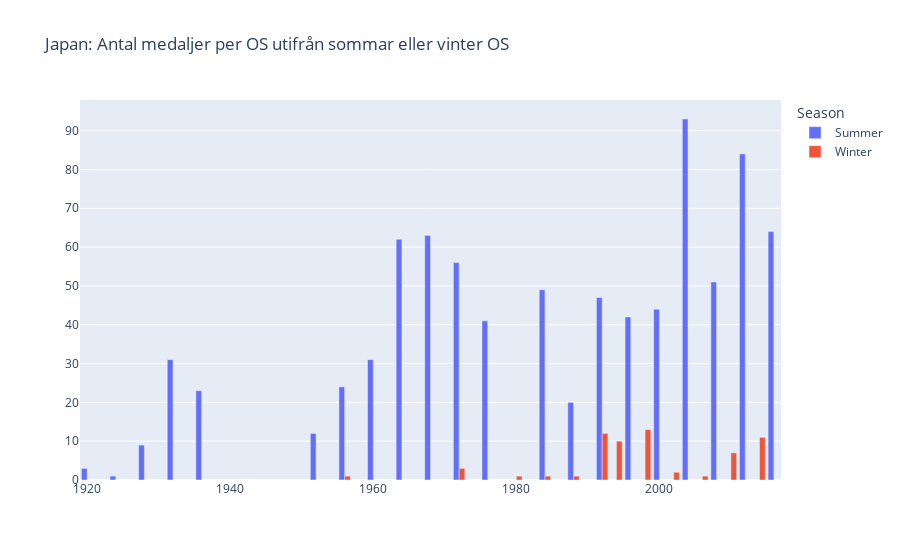

Notebook source saved alongside this figure:
### Markdown cell above
Japans antal medaljer per OS, uppdelat på vinter och sommar

### Code cell
medals_per_games = (
    jpn_medals.groupby(["Year", "Season"])
    .size()
    .reset_index(name="Antal medaljer")
    .sort_values(["Year", "Season"])
)

fig = px.bar(
    medals_per_games,
    x="Year",
    y="Antal medaljer",
    color="Season",
    barmode="group",
    title="Japan: Antal medaljer per OS utifrån sommar eller vinter OS"
)

fig.update_layout(
    xaxis_title=None,
    yaxis_title=None
)

fig.show()

### Figure 1 — Plotly figure (JSON) as saved in the notebook; plotly's stock layout.template omitted (floating-point values rounded to 4 significant figures)
{"data": [{"alignmentgroup": "True", "hovertemplate": "Season=Summer<br>Year=%{x}<br>Antal medaljer=%{y}<extra></extra>", "legendgroup": "Summer", "marker": {"color": "#636efa", "pattern": {"shape": ""}}, "name": "Summer", "offsetgroup": "Summer", "orientation": "v", "showlegend": true, "textposition": "auto", "type": "bar", "x": [1920, 1924, 1928, 1932, 1936, 1952, 1956, 1960, 1964, 1968, 1972, 1976, 1984, 1988, 1992, 1996, 2000, 2004, 2008, 2012, 2016], "xaxis": "x", "y": [3, 1, 9, 31, 23, 12, 24, 31, 62, 63, 56, 41, 49, 20, 47, 42, 44, 93, 51, 84, 64], "yaxis": "y"}, {"alignmentgroup": "True", "hovertemplate": "Season=Winter<br>Year=%{x}<br>Antal medaljer=%{y}<extra></extra>", "legendgroup": "Winter", "marker": {"color": "#EF553B", "pattern": {"shape": ""}}, "name": "Winter", "offsetgroup": "Winter", "orientation": "v", "showlegend": true, "textposition": "auto", "type": "bar", "x": [1956, 1972, 1980, 1984, 1988, 1992, 1994, 1998, 2002, 2006, 2010, 2014], "xaxis": "x", "y": [1, 3, 1, 1, 1, 12, 10, 13, 2, 1, 7, 11], "yaxis": "y"}], "layout": {"barmode": "group", "legend": {"title": {"text": "Season"}, "tracegroupgap": 0}, "title": {"text": "Japan: Antal medaljer per OS utifrån sommar eller vinter OS"}, "xaxis": {"anchor": "y", "domain": [0, 1], "title": {}}, "yaxis": {"anchor": "x", "domain": [0, 1], "title": {}}}}
